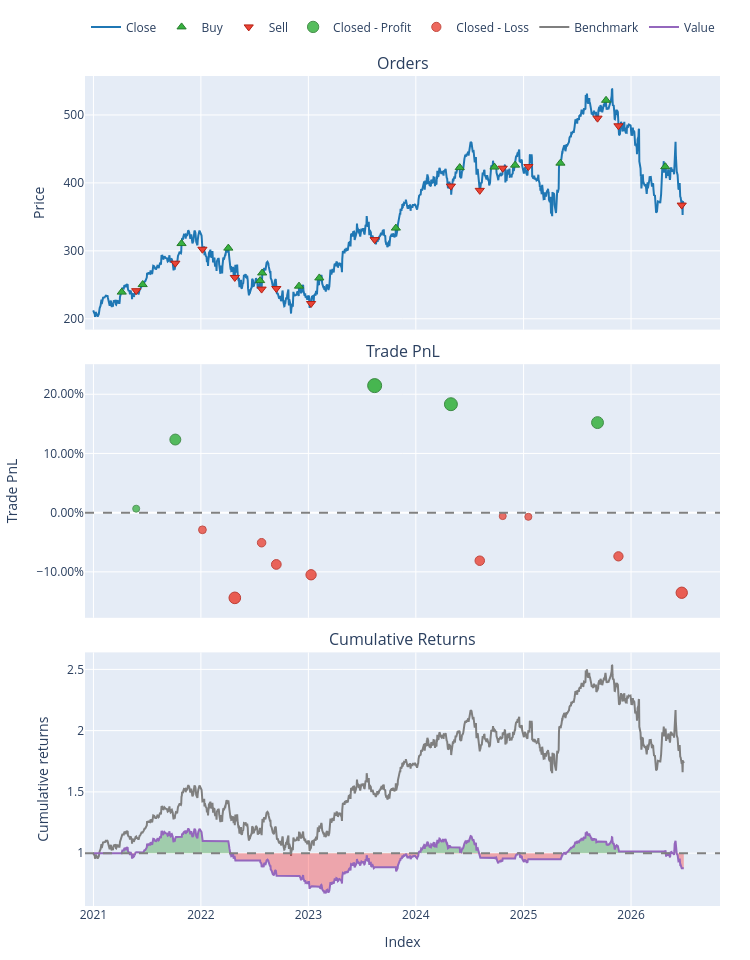

Notebook source saved alongside this figure:
### Code cell
entradas = mm_curta.ma_crossed_above(mm_longa)
saidas = mm_curta.ma_crossed_below(mm_longa)
portfolio = vbt.Portfolio.from_signals(
    dados,
    entradas,
    saidas,
    init_cash=10000,
    fees=0.001
)
print(portfolio.stats())
portfolio.plot().show()

### Figure 1 — Plotly figure (JSON) as saved in the notebook; plotly's stock layout.template omitted (floating-point values rounded to 4 significant figures; data arrays with more than 128 entries replaced by an {"elided": "..."} marker saying what was removed)
{"data": [{"legendgroup": "0", "line": {"color": "#1f77b4"}, "name": "Close", "showlegend": true, "type": "scatter", "uid": "c09a7310-4774-4a24-ada3-48fdc671ff5b", "x": {"elided": "1378 str values"}, "xaxis": "x", "y": {"elided": "1378 float values"}, "yaxis": "y"}, {"customdata": [[0.0, 41.75, 9.99], [2.0, 40.16, 10.06], [4.0, 36.36, 11.3], [6.0, 36.08, 10.97], [8.0, 36.66, 9.393], [10.0, 33.34, 8.916], [12.0, 32.8, 8.137], [14.0, 28.0, 7.284], [16.0, 26.52, 8.845], [18.0, 24.76, 10.46], [20.0, 22.71, 9.615], [22.0, 22.43, 9.559], [24.0, 22.12, 9.492], [26.0, 20.96, 10.93], [28.0, 23.89, 10.13]], "hovertemplate": "Order Id: %{customdata[0]}<br>Timestamp: %{x}<br>Price: %{y}<br>Size: %{customdata[1]:.6f}<br>Fees: %{customdata[2]:.6f}", "legendgroup": "1", "marker": {"color": "#37B13F", "line": {"color": "rgb(38,123,44)", "width": 1}, "size": 8, "symbol": "triangle-up"}, "mode": "markers", "name": "Buy", "type": "scatter", "uid": "dfe7a1a9-dff2-4307-b9e1-0b0a916e88ad", "x": ["2021-04-07T04:00:00+00:00", "2021-06-17T04:00:00+00:00", "2021-10-27T04:00:00+00:00", "2022-04-04T04:00:00+00:00", "2022-07-21T04:00:00+00:00", "2022-07-28T04:00:00+00:00", "2022-11-30T05:00:00+00:00", "2023-02-07T05:00:00+00:00", "2023-10-25T04:00:00+00:00", "2024-05-29T04:00:00+00:00", "2024-09-24T04:00:00+00:00", "2024-12-03T05:00:00+00:00", "2025-05-06T04:00:00+00:00", "2025-10-08T04:00:00+00:00", "2026-04-27T04:00:00+00:00"], "xaxis": "x", "y": [239.3, 250.4, 310.7, 304.0, 256.2, 267.4, 248.1, 260.2, 333.5, 422.5, 423.3, 426.1, 429.1, 521.5, 423.9], "yaxis": "y"}, {"customdata": [[1.0, 41.75, 10.08], [3.0, 40.16, 11.32], [5.0, 36.36, 10.99], [7.0, 36.08, 9.412], [9.0, 36.66, 8.934], [11.0, 33.34, 8.153], [13.0, 32.8, 7.299], [15.0, 28.0, 8.863], [17.0, 26.52, 10.48], [19.0, 24.76, 9.634], [21.0, 22.71, 9.578], [23.0, 22.43, 9.511], [25.0, 22.12, 10.96], [27.0, 20.96, 10.15], [29.0, 23.89, 8.776]], "hovertemplate": "Order Id: %{customdata[0]}<br>Timestamp: %{x}<br>Price: %{y}<br>Size: %{customdata[1]:.6f}<br>Fees: %{customdata[2]:.6f}", "legendgroup": "2", "marker": {"color": "#EA4335", "line": {"color": "rgb(181,31,18)", "width": 1}, "size": 8, "symbol": "triangle-down"}, "mode": "markers", "name": "Sell", "type": "scatter", "uid": "e74cb3f1-721e-417b-8a54-7e444581256f", "x": ["2021-05-26T04:00:00+00:00", "2021-10-06T04:00:00+00:00", "2022-01-06T05:00:00+00:00", "2022-04-26T04:00:00+00:00", "2022-07-26T04:00:00+00:00", "2022-09-14T04:00:00+00:00", "2023-01-10T05:00:00+00:00", "2023-08-14T04:00:00+00:00", "2024-04-29T04:00:00+00:00", "2024-08-05T04:00:00+00:00", "2024-10-22T04:00:00+00:00", "2025-01-17T05:00:00+00:00", "2025-09-09T04:00:00+00:00", "2025-11-19T05:00:00+00:00", "2026-06-22T04:00:00+00:00"], "xaxis": "x", "y": [241.4, 281.8, 302.4, 260.8, 243.7, 244.5, 222.5, 316.6, 395.3, 389.0, 421.7, 424.0, 495.3, 484.1, 367.3], "yaxis": "y"}, {"customdata": [[0.0, 0.0, 66.71, 0.006678], [1.0, 1.0, 1242.0, 0.1235], [7.0, 7.0, 1563.0, 0.2146], [8.0, 8.0, 1620.0, 0.1832], [12.0, 12.0, 1444.0, 0.1521]], "hovertemplate": "Exit Trade Id: %{customdata[0]}<br>Position Id: %{customdata[1]}<br>Exit Timestamp: %{x}<br>PnL: %{customdata[2]:.6f}<br>Return: %{customdata[3]:.2%}", "legendgroup": "3", "marker": {"color": "#37B13F", "line": {"color": "rgb(38,123,44)", "width": 1}, "opacity": [0.7506, 0.8345, 0.9, 0.8774, 0.8551], "size": [7.027, 10.95, 14.0, 12.95, 11.9], "symbol": "circle"}, "mode": "markers", "name": "Closed - Profit", "type": "scatter", "uid": "40bb7b19-4c1d-4799-b64c-7872e7b3cbe6", "x": ["2021-05-26T04:00:00+00:00", "2021-10-06T04:00:00+00:00", "2023-08-14T04:00:00+00:00", "2024-04-29T04:00:00+00:00", "2025-09-09T04:00:00+00:00"], "xaxis": "x2", "y": [0.006678, 0.1235, 0.2146, 0.1832, 0.1521], "yaxis": "y2"}, {"customdata": [[2.0, 2.0, -327.0, -0.02894], [3.0, 3.0, -1579.0, -0.1439], [4.0, 4.0, -477.3, -0.05081], [5.0, 5.0, -780.1, -0.08749], [6.0, 6.0, -853.9, -0.1049], [9.0, 9.0, -849.6, -0.08119], [10.0, 10.0, -56.38, -0.005864], [11.0, 11.0, -67.17, -0.007027], [13.0, 13.0, -807.1, -0.07382], [14.0, 14.0, -1370.0, -0.1353]], "hovertemplate": "Exit Trade Id: %{customdata[0]}<br>Position Id: %{customdata[1]}<br>Exit Timestamp: %{x}<br>PnL: %{customdata[2]:.6f}<br>Return: %{customdata[3]:.2%}", "legendgroup": "4", "marker": {"color": "#EA4335", "line": {"color": "rgb(181,31,18)", "width": 1}, "opacity": [0.7666, 0.8492, 0.7823, 0.8087, 0.8212, 0.8041, 0.75, 0.7508, 0.7988, 0.843], "size": [7.774, 11.63, 8.508, 9.738, 10.32, 9.527, 7.0, 7.039, 9.279, 11.34], "symbol": "circle"}, "mode": "markers", "name": "Closed - Loss", "type": "scatter", "uid": "37c08b16-344c-424b-8532-953ff3a25c14", "x": ["2022-01-06T05:00:00+00:00", "2022-04-26T04:00:00+00:00", "2022-07-26T04:00:00+00:00", "2022-09-14T04:00:00+00:00", "2023-01-10T05:00:00+00:00", "2024-08-05T04:00:00+00:00", "2024-10-22T04:00:00+00:00", "2025-01-17T05:00:00+00:00", "2025-11-19T05:00:00+00:00", "2026-06-22T04:00:00+00:00"], "xaxis": "x2", "y": [-0.02894, -0.1439, -0.05081, -0.08749, -0.1049, -0.08119, -0.005864, -0.007027, -0.07382, -0.1353], "yaxis": "y2"}, {"legendgroup": "5", "line": {"color": "#7f7f7f"}, "name": "Benchmark", "showlegend": true, "type": "scatter", "uid": "b751ffa7-8cdb-4566-a09a-b2df496ca833", "x": {"elided": "1378 str values"}, "xaxis": "x3", "y": {"elided": "1378 float values"}, "yaxis": "y3"}, {"hoverinfo": "skip", "legendgroup": "6", "line": {"color": "rgba(0, 0, 0, 0)", "width": 0}, "opacity": 0, "showlegend": false, "type": "scatter", "uid": "90f5dd23-8a30-4f0b-8618-66d06af4a355", "x": {"elided": "1378 str values"}, "xaxis": "x3", "y": {"elided": "1378 int values"}, "yaxis": "y3"}, {"connectgaps": false, "fill": "tonexty", "fillcolor": "rgba(0, 128, 0, 0.3)", "hoverinfo": "skip", "legendgroup": "6", "line": {"color": "rgba(0, 0, 0, 0)", "width": 0}, "opacity": 0, "showlegend": false, "type": "scatter", "uid": "3d67c194-61b2-4b84-9798-13eb4334351f", "x": {"elided": "1378 str values"}, "xaxis": "x3", "y": {"elided": "1378 float values"}, "yaxis": "y3"}, {"hoverinfo": "skip", "legendgroup": "6", "line": {"color": "rgba(0, 0, 0, 0)", "width": 0}, "opacity": 0, "showlegend": false, "type": "scatter", "uid": "eda74db8-ba63-4f37-8b41-b17d2cf56620", "x": {"elided": "1378 str values"}, "xaxis": "x3", "y": {"elided": "1378 int values"}, "yaxis": "y3"}, {"connectgaps": false, "fill": "tonexty", "fillcolor": "rgba(255, 0, 0, 0.3)", "hoverinfo": "skip", "legendgroup": "6", "line": {"color": "rgba(0, 0, 0, 0)", "width": 0}, "opacity": 0, "showlegend": false, "type": "scatter", "uid": "34e83a91-c8a5-4cd4-bd1e-00005ebe3e1a", "x": {"elided": "1378 str values"}, "xaxis": "x3", "y": {"elided": "1378 float values"}, "yaxis": "y3"}, {"legendgroup": "7", "line": {"color": "#9467bd"}, "name": "Value", "showlegend": true, "type": "scatter", "uid": "0d8dc8fe-7066-4271-813e-cb3e5b2dc457", "x": {"elided": "1378 str values"}, "xaxis": "x3", "y": {"elided": "1378 float values"}, "yaxis": "y3"}, {"hoverinfo": "skip", "legendgroup": "6", "line": {"color": "rgba(0, 0, 0, 0)", "width": 0}, "opacity": 0, "showlegend": false, "type": "scatter", "uid": "97fd39e7-7462-4fc0-ab19-2564de0297ce", "x": {"elided": "1378 str values"}, "xaxis": "x3", "y": {"elided": "1378 int values"}, "yaxis": "y3"}], "layout": {"annotations": [{"font": {"size": 16}, "showarrow": false, "text": "Orders", "x": 0.5, "xanchor": "center", "xref": "paper", "y": 1, "yanchor": "bottom", "yref": "paper"}, {"font": {"size": 16}, "showarrow": false, "text": "Trade PnL", "x": 0.5, "xanchor": "center", "xref": "paper", "y": 0.6528, "yanchor": "bottom", "yref": "paper"}, {"font": {"size": 16}, "showarrow": false, "text": "Cumulative Returns", "x": 0.5, "xanchor": "center", "xref": "paper", "y": 0.3056, "yanchor": "bottom", "yref": "paper"}], "height": 960, "legend": {"orientation": "h", "traceorder": "normal", "x": 1, "xanchor": "right", "y": 1.042, "yanchor": "bottom"}, "margin": {"b": 30, "l": 30, "r": 30, "t": 30}, "shapes": [{"line": {"color": "gray", "dash": "dash"}, "type": "line", "x0": 0, "x1": 1, "xref": "paper", "y0": 0, "y1": 0, "yref": "y2"}, {"line": {"color": "gray", "dash": "dash"}, "type": "line", "x0": 0, "x1": 1, "xref": "paper", "y0": 1, "y1": 1, "yref": "y3"}], "showlegend": true, "width": 750, "xaxis": {"anchor": "y", "domain": [0, 1], "matches": "x3", "showticklabels": false}, "xaxis2": {"anchor": "y2", "domain": [0, 1], "matches": "x3", "showticklabels": false}, "xaxis3": {"anchor": "y3", "domain": [0, 1], "title": {"text": "Index"}}, "yaxis": {"anchor": "x", "domain": [0.6944, 1], "title": {"text": "Price"}}, "yaxis2": {"anchor": "x2", "domain": [0.3472, 0.6528], "tickformat": ".2%", "title": {"text": "Trade PnL"}}, "yaxis3": {"anchor": "x3", "domain": [0, 0.3056], "title": {"text": "Cumulative returns"}}}}
